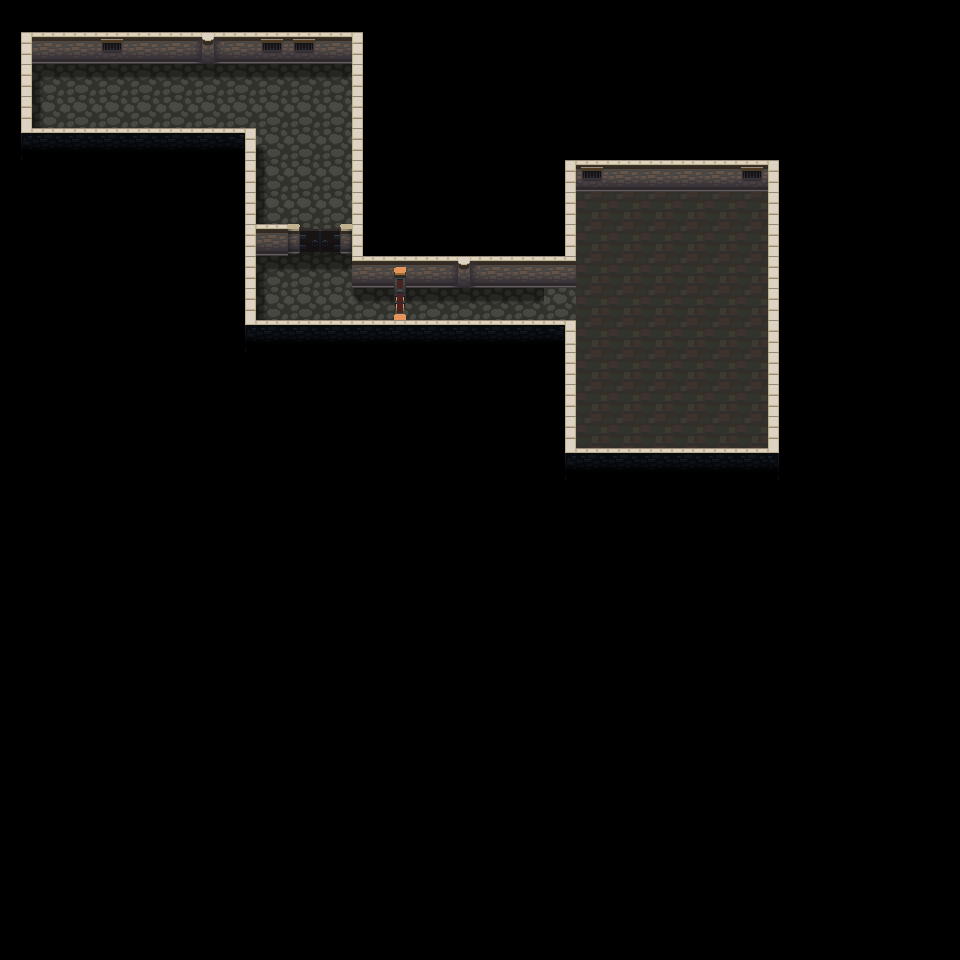

A level layout from a 2D game, rendered from its tile map. Below: a short description, then the map file with tile-grid data replaced by summaries:
An orthogonal 30x30 tile map with 32x32 px tiles, 4 tile layers (floor, shadow, wals, gates), 2 tilesets.

<map version="1.9" tiledversion="1.9.1" orientation="orthogonal" renderorder="right-down" width="30" height="30" tilewidth="32" tileheight="32" infinite="0" nextlayerid="5" nextobjectid="1">
 <tileset firstgid="1" source="Tiles-SandstoneDungeons.tsx" />
 <tileset firstgid="64" source="Tiles-Door-packs.tsx" />
 <layer id="3" name="floor" width="30" height="30">
  <data>[900 cells, 93 non-empty, 2 distinct tile ids]</data>
 </layer>
 <layer id="2" name="shadow" width="30" height="30">
  <data>[900 cells, 27 non-empty, 6 distinct tile ids]</data>
 </layer>
 <layer id="1" name="wals" width="30" height="30">
  <data>[900 cells, 81 non-empty, 9 distinct tile ids]</data>
 </layer>
 <layer id="4" name="gates" width="30" height="30">
  <data>[900 cells, 4 non-empty, 4 distinct tile ids]</data>
 </layer>
</map>
